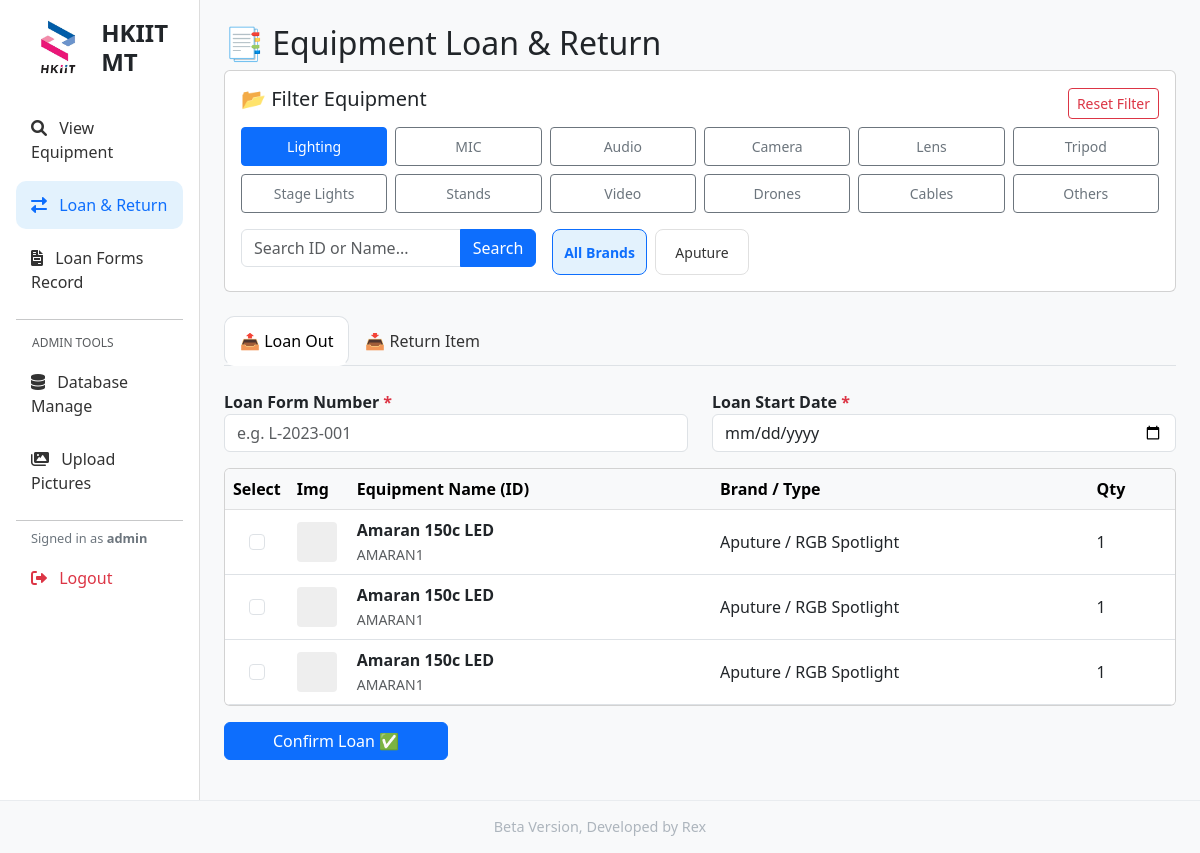
/loan_return?category=Lighting (signed in), run on the app's committed database.
### tables this page shows
CREATE TABLE "Equipment_List" (
"Category" TEXT,
  "Equipment_ID" TEXT,
  "Type" TEXT,
  "Brand" TEXT,
  "Name" TEXT,
  "Remarks" TEXT,
  "Qty" INTEGER,
  "item_created" TEXT
);

### app.py (the view, shortened to what this page needs)
@app.route('/loan_return', methods=['GET', 'POST'])
def loan_return():
    if 'user' not in session:
        flash('Please login to access Loan & Return features.', 'warning')
        return redirect(url_for('dashboard'))
    conn = get_db()
    cat_filter = request.args.get('category', 'ALL')
    brand_filter = request.args.get('brand', 'ALL')
    search_query = request.args.get('search', '')
    brands = fetch_brands(cat_filter)
    available_data = fetch_equipment_data(availability='Yes', category_filter=cat_filter, brand_filter=brand_filter, search_query=search_query).to_dict(orient='records')
    loaned_data = fetch_equipment_data(availability='No', category_filter=cat_filter, brand_filter=brand_filter, search_query=search_query).to_dict(orient='records')
    return render_template('loan_return.html', avail=available_data, loaned=loaned_data, curr_cat=cat_filter, curr_brand=brand_filter, curr_search=search_query, brands=brands)

### app.py (called while the page is built)
def get_db():
    db = getattr(g, '_database', None)
    if db is None:
        db = g._database = sqlite3.connect(DATABASE)
        db.row_factory = sqlite3.Row
    return db

@app.teardown_appcontext
def close_connection(exception):
    db = getattr(g, '_database', None)
    if db is not None:
        db.close()

@app.context_processor
def utility_processor():
    def get_icon_path(prefix, name):
        filename = f"{prefix}_{name}.png"
        filepath = os.path.join(app.config['UPLOAD_FOLDER'], filename)
        if os.path.exists(filepath):
            return url_for('static', filename=f'icons/{filename}')
        return None
    return dict(get_icon_path=get_icon_path)

### templates/loan_return.html (shortened to what this page needs)
{% extends "base.html" %}
{% block content %}
<h2>📑 Equipment Loan & Return</h2>
<div class="card p-3 mb-4">
    <div class="d-flex justify-content-between align-items-center mb-2">
        <h5>📂 Filter Equipment</h5>
        {% if curr_cat != 'ALL' %}
            <a href="{{ url_for('loan_return') }}" class="btn btn-sm btn-outline-danger">Reset Filter</a>
        {% endif %}
    </div>
    <div class="row g-2 mb-3">
        {% for cat in['Lighting', 'MIC', 'Audio', 'Camera', 'Lens', 'Tripod', 'Stage Lights', 'Stands', 'Video', 'Drones', 'Cables', 'Others'] %}
        <div class="col-4 col-md-2">
            <a href="{{ url_for('loan_return', category=cat) }}"
               class="btn btn-sm w-100 py-2 d-flex flex-column align-items-center justify-content-center {% if curr_cat == cat %}btn-primary{% else %}btn-outline-secondary{% endif %}">
                {{ cat }}
            </a>
        </div>
        {% endfor %}
    </div>
    <div class="row g-3">
        <div class="col-md-4">
            <form method="GET" action="{{ url_for('loan_return') }}">
                <div class="input-group">
                    <input type="text" name="search" class="form-control" placeholder="Search ID or Name..." value="{{ curr_search }}">
                    <button class="btn btn-primary" type="submit">Search</button>
                </div>
            </form>
        </div>
        {% if curr_cat != 'ALL' %}
        <div class="col-md-8">
            <div class="row g-2">
                <div class="col-6 col-sm-3 col-md-2">
                    <a href="{{ url_for('loan_return', category=curr_cat, brand='ALL') }}" class="brand-card {% if curr_brand == 'ALL' %}active{% endif %}"><small>All Brands</small></a>
                </div>
                {% for b in brands %}
                <div class="col-6 col-sm-3 col-md-2">
                    <a href="{{ url_for('loan_return', category=curr_cat, brand=b) }}" class="brand-card {% if curr_brand == b %}active{% endif %}"><small>{{ b }}</small></a>
                </div>
                {% endfor %}
            </div>
        </div>
        {% endif %}
    </div>
</div>
<ul class="nav nav-tabs mb-4" id="myTab" role="tablist">
    <li class="nav-item"><button class="nav-link active" id="loan-tab" data-bs-toggle="tab" data-bs-target="#loan" type="button">📤 Loan Out</button></li>
    <li class="nav-item"><button class="nav-link" id="return-tab" data-bs-toggle="tab" data-bs-target="#return" type="button">📥 Return Item</button></li>
</ul>
<div class="tab-content" id="myTabContent">
    <div class="tab-pane fade show active" id="loan" role="tabpanel">
        <form method="POST" action="{{ url_for('loan_return', category=curr_cat, brand=curr_brand, search=curr_search) }}">
            <div class="row mb-3">
                <div class="col-md-6">
                    <label class="fw-bold">Loan Form Number <span class="text-danger">*</span></label>
                    <input type="text" name="loan_form_number" class="form-control" placeholder="e.g. L-2023-001" required>
                </div>
                <div class="col-md-6">
                    <label class="fw-bold">Loan Start Date <span class="text-danger">*</span></label>
                    <input type="date" name="loan_date" class="form-control" value="{{ date_today }}" required>
                </div>
            </div>
            <div class="card p-0 mb-3" style="max-height: 400px; overflow-y: auto;">
                <table class="table table-hover mb-0 align-middle">
                    <thead class="table-light sticky-top">
                        <tr>
                            <th width="50">Select</th>
                            <th width="60">Img</th>
                            <th>Equipment Name (ID)</th>
                            <th>Brand / Type</th>
                            <th>Qty</th>
                        </tr>
                    </thead>
                    <tbody>
                        {% for item in avail %}
                        {% set item_img = get_icon_path('item', item['ID']) %}
                        {% set cat_img = get_icon_path('cat', item['Category']) %}
                        <tr>
                            <td class="text-center">
                                <input class="form-check-input" type="checkbox" name="equipment_ids" value="{{ item['ID'] }}">
                            </td>
                            <td>
                                <div style="width: 40px; height: 40px; background: #eee; border-radius: 4px; overflow: hidden;">
                                </div>
                            </td>
                            <td><strong>{{ item['Name'] }}</strong> <br><small class="text-muted">{{ item['ID'] }}</small></td>
                            <td>{{ item['Brand'] }} / {{ item['Type'] }}</td>
                            <td>{{ item['Qty'] }}</td>
                        </tr>
                        {% else %}
                        <tr><td colspan="5" class="text-center py-4 text-muted">No items found.</td></tr>
                        {% endfor %}
                    </tbody>
                </table>
            </div>
            <button type="submit" class="btn btn-primary px-5">Confirm Loan ✅</button>
        </form>
    </div>
</div>
{% endblock %}

### templates/base.html (style rules this page uses)
body { background-color: #f8f9fa; min-height: 100vh; display: flex; flex-direction: column; }
.nav-link { color: #333; font-weight: 500; padding: 12px 15px; margin-bottom: 5px; transition: all 0.2s; }
.nav-link.active { background-color: #e3f2fd; color: #0d6efd; border-radius: 10px; }

### templates/loan_return.html (style rules this page uses)
.brand-card { transition: transform 0.2s, box-shadow 0.2s; cursor: pointer; border: 1px solid #e0e0e0; text-align: center; padding: 10px; background: #fff; border-radius: 8px; height: 100%; display: block; text-decoration: none; color: #333; }
.brand-card.active { background-color: #e3f2fd; border-color: #0d6efd; color: #0d6efd; font-weight: bold; }

### data on the page
Equipment_List: Name "Amaran 150c LED", ID "AMARAN1", Brand "Aputure", Type "RGB Spotlight", Qty "1"

### other printed values
{{ session.get('user') }} "admin"
{{ cat }} "Lighting" "MIC" "Audio" "Camera" "Lens" "Tripod" "Stage Lights" "Stands" "Video" "Drones" "Cables" "Others"
{{ b }} "Aputure"
